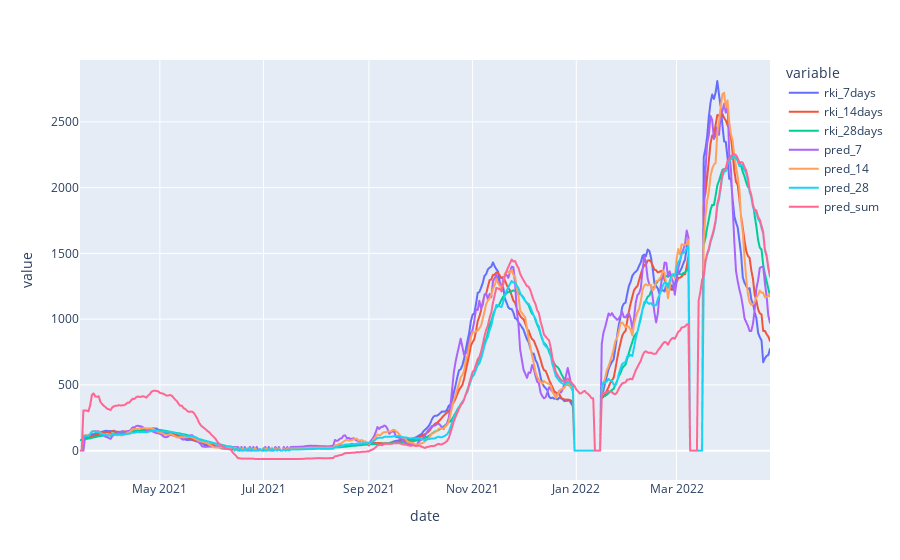

Notebook code cell kept with this figure:
### Code cell
px.line(df_total.filter(regex="rki|pred").resample("1D").sum())

### Figure 1 — Plotly figure (JSON) as saved in the notebook; plotly's stock layout.template omitted (floating-point values rounded to 4 significant figures; data arrays with more than 128 entries replaced by an {"elided": "..."} marker saying what was removed)
{"data": [{"hovertemplate": "variable=rki_7days<br>date=%{x}<br>value=%{y}<extra></extra>", "legendgroup": "rki_7days", "line": {"color": "#636efa", "dash": "solid"}, "marker": {"symbol": "circle"}, "mode": "lines", "name": "rki_7days", "showlegend": true, "type": "scattergl", "x": {"elided": "407 str values"}, "xaxis": "x", "y": {"elided": "407 float values"}, "yaxis": "y"}, {"hovertemplate": "variable=rki_14days<br>date=%{x}<br>value=%{y}<extra></extra>", "legendgroup": "rki_14days", "line": {"color": "#EF553B", "dash": "solid"}, "marker": {"symbol": "circle"}, "mode": "lines", "name": "rki_14days", "showlegend": true, "type": "scattergl", "x": {"elided": "407 str values"}, "xaxis": "x", "y": {"elided": "407 float values"}, "yaxis": "y"}, {"hovertemplate": "variable=rki_28days<br>date=%{x}<br>value=%{y}<extra></extra>", "legendgroup": "rki_28days", "line": {"color": "#00cc96", "dash": "solid"}, "marker": {"symbol": "circle"}, "mode": "lines", "name": "rki_28days", "showlegend": true, "type": "scattergl", "x": {"elided": "407 str values"}, "xaxis": "x", "y": {"elided": "407 float values"}, "yaxis": "y"}, {"hovertemplate": "variable=pred_7<br>date=%{x}<br>value=%{y}<extra></extra>", "legendgroup": "pred_7", "line": {"color": "#ab63fa", "dash": "solid"}, "marker": {"symbol": "circle"}, "mode": "lines", "name": "pred_7", "showlegend": true, "type": "scattergl", "x": {"elided": "407 str values"}, "xaxis": "x", "y": {"elided": "407 float values"}, "yaxis": "y"}, {"hovertemplate": "variable=pred_14<br>date=%{x}<br>value=%{y}<extra></extra>", "legendgroup": "pred_14", "line": {"color": "#FFA15A", "dash": "solid"}, "marker": {"symbol": "circle"}, "mode": "lines", "name": "pred_14", "showlegend": true, "type": "scattergl", "x": {"elided": "407 str values"}, "xaxis": "x", "y": {"elided": "407 float values"}, "yaxis": "y"}, {"hovertemplate": "variable=pred_28<br>date=%{x}<br>value=%{y}<extra></extra>", "legendgroup": "pred_28", "line": {"color": "#19d3f3", "dash": "solid"}, "marker": {"symbol": "circle"}, "mode": "lines", "name": "pred_28", "showlegend": true, "type": "scattergl", "x": {"elided": "407 str values"}, "xaxis": "x", "y": {"elided": "407 float values"}, "yaxis": "y"}, {"hovertemplate": "variable=pred_sum<br>date=%{x}<br>value=%{y}<extra></extra>", "legendgroup": "pred_sum", "line": {"color": "#FF6692", "dash": "solid"}, "marker": {"symbol": "circle"}, "mode": "lines", "name": "pred_sum", "showlegend": true, "type": "scattergl", "x": {"elided": "407 str values"}, "xaxis": "x", "y": {"elided": "407 float values"}, "yaxis": "y"}], "layout": {"legend": {"title": {"text": "variable"}, "tracegroupgap": 0}, "margin": {"t": 60}, "xaxis": {"anchor": "y", "domain": [0, 1], "title": {"text": "date"}}, "yaxis": {"anchor": "x", "domain": [0, 1], "title": {"text": "value"}}}}
